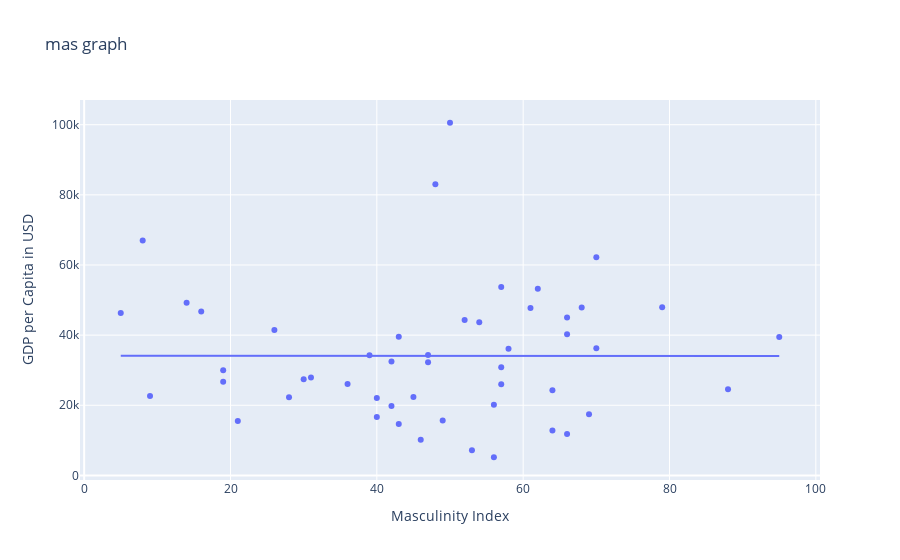

The notebook cell this image was saved under:
### Code cell
graphdimen("mas")

### Figure 1 — Plotly figure (JSON) as saved in the notebook; plotly's stock layout.template omitted (floating-point values rounded to 4 significant figures)
{"data": [{"customdata": [["ARG"], ["AUS"], ["AUT"], ["BEL"], ["BRA"], ["BGR"], ["CAN"], ["CHL"], ["CHN"], ["COL"], ["CRI"], ["HRV"], ["CZE"], ["DNK"], ["EST"], ["FIN"], ["FRA"], ["DEU"], ["GBR"], ["GRC"], ["HKG"], ["HUN"], ["IND"], ["IDN"], ["IRL"], ["ISR"], ["ITA"], ["JPN"], ["KOR"], ["LVA"], ["LTU"], ["LUX"], ["MLT"], ["MEX"], ["MAR"], ["NLD"], ["NZL"], ["NOR"], ["POL"], ["PRT"], ["ROU"], ["RUS"], ["SRB"], ["SGP"], ["SVN"], ["ESP"], ["SWE"], ["CHE"], ["TUR"], ["USA"]], "hovertemplate": "Masculinity Index=%{x}<br>GDP per Capita in USD=%{y}<br>country=%{customdata[0]}<extra></extra>", "legendgroup": "", "marker": {"color": "#636efa", "symbol": "circle"}, "mode": "markers", "name": "", "orientation": "v", "showlegend": false, "type": "scatter", "x": [56, 61, 79, 54, 49, 40, 52, 28, 66, 64, 21, 40, 57, 16, 30, 26, 43, 66, 66, 57, 57, 88, 56, 46, 68, 47, 70, 95, 39, 9, 19, 50, 47, 69, 53, 14, 58, 8, 64, 31, 42, 36, 43, 48, 19, 42, 5, 70, 45, 62], "xaxis": "x", "y": [20131, 47761, 47936, 43672, 15669, 16647, 44298, 22295, 11837, 12799, 15542, 22087, 30828, 46742, 27418, 41492, 39528, 44993, 40232, 25986, 53691, 24556, 5177, 10188, 47882, 34339, 36267, 39436, 34244, 22637, 26721, 100561, 32287, 17461, 7182, 49242, 36084, 66956, 24272, 27936, 19777, 26073, 14624, 83004, 29979, 32452, 46312, 62225, 22373, 53241], "yaxis": "y"}, {"hovertemplate": "<b>OLS trendline</b><br>GDP per Capita in USD = -1.20105 * Masculinity Index + 34158.4<br>R<sup>2</sup>=0.000002<br><br>Masculinity Index=%{x}<br>GDP per Capita in USD=%{y} <b>(trend)</b><extra></extra>", "legendgroup": "", "marker": {"color": "#636efa", "symbol": "circle"}, "mode": "lines", "name": "", "showlegend": false, "type": "scatter", "x": [5, 8, 9, 14, 16, 19, 19, 21, 26, 28, 30, 31, 36, 39, 40, 40, 42, 42, 43, 43, 45, 46, 47, 47, 48, 49, 50, 52, 53, 54, 56, 56, 57, 57, 57, 58, 61, 62, 64, 64, 66, 66, 66, 68, 69, 70, 70, 79, 88, 95], "xaxis": "x", "y": [34150.0, 34150.0, 34150.0, 34140.0, 34140.0, 34140.0, 34140.0, 34130.0, 34130.0, 34120.0, 34120.0, 34120.0, 34120.0, 34110.0, 34110.0, 34110.0, 34110.0, 34110.0, 34110.0, 34110.0, 34100.0, 34100.0, 34100.0, 34100.0, 34100.0, 34100.0, 34100.0, 34100.0, 34090.0, 34090.0, 34090.0, 34090.0, 34090.0, 34090.0, 34090.0, 34090.0, 34090.0, 34080.0, 34080.0, 34080.0, 34080.0, 34080.0, 34080.0, 34080.0, 34080.0, 34070.0, 34070.0, 34060.0, 34050.0, 34040.0], "yaxis": "y"}], "layout": {"legend": {"tracegroupgap": 0}, "title": {"text": "mas graph"}, "xaxis": {"anchor": "y", "domain": [0, 1], "title": {"text": "Masculinity Index"}}, "yaxis": {"anchor": "x", "domain": [0, 1], "title": {"text": "GDP per Capita in USD"}}}}
